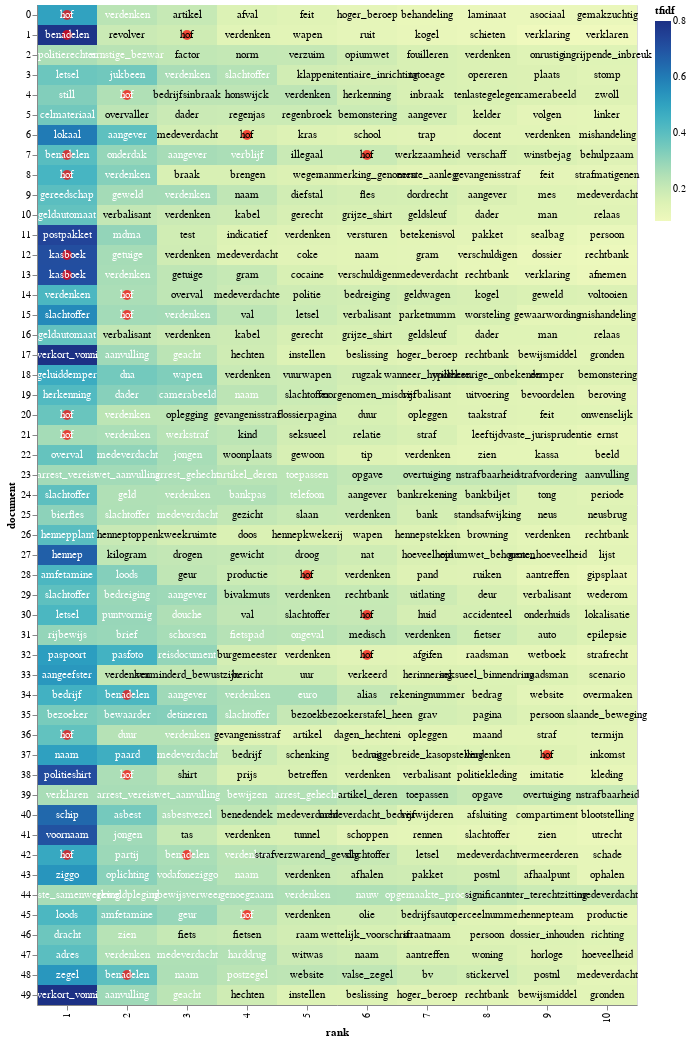

Notebook code cell kept with this figure:
### Code cell
# Doesn't work due to the length constraint of a document (max. 5000)

import altair as alt
import numpy as np

# Terms in this list will get a red dot in the visualization
term_list = ['benadelen', 'kasboek', 'hof']

# adding a little randomness to break ties in term ranking
top_tfidf_plusRand = top_tfidf.copy()
top_tfidf_plusRand = top_tfidf_plusRand.iloc[:500,]
top_tfidf_plusRand['tfidf'] = top_tfidf_plusRand['tfidf'] + np.random.rand(top_tfidf_plusRand.shape[0])*0.0001

# base for all visualizations, with rank calculation
base = alt.Chart(top_tfidf_plusRand).encode(
    x = 'rank:O',
    y = 'document:N'
).transform_window(
    rank = "rank()",
    sort = [alt.SortField("tfidf", order="descending")],
    groupby = ["document"],
)

# heatmap specification
heatmap = base.mark_rect().encode(
    color = 'tfidf:Q'
)

# red circle over terms in above list
circle = base.mark_circle(size=100).encode(
    color = alt.condition(
        alt.FieldOneOfPredicate(field='term', oneOf=term_list),
        alt.value('red'),
        alt.value('#FFFFFF00')        
    )
)

# text labels, white for darker heatmap colors
text = base.mark_text(baseline='middle').encode(
    text = 'term:N',
    color = alt.condition(alt.datum.tfidf >= 0.23, alt.value('white'), alt.value('black'))
)

# display the three superimposed visualizations
(heatmap + circle + text).properties(width = 600)

### Figure 1 — Vega-Lite specification as saved in the notebook (floating-point values rounded to 4 significant figures; data arrays with more than 128 entries replaced by an {"elided": "..."} marker saying what was removed)
{"config": {"view": {"continuousWidth": 400, "continuousHeight": 300}}, "layer": [{"mark": "rect", "encoding": {"color": {"field": "tfidf", "type": "quantitative"}, "x": {"field": "rank", "type": "ordinal"}, "y": {"field": "document", "type": "nominal"}}, "transform": [{"window": [{"op": "rank", "field": "", "as": "rank"}], "groupby": ["document"], "sort": [{"field": "tfidf", "order": "descending"}]}]}, {"mark": {"type": "circle", "size": 100}, "encoding": {"color": {"condition": {"value": "red", "test": {"field": "term", "oneOf": ["benadelen", "kasboek", "hof"]}}, "value": "#FFFFFF00"}, "x": {"field": "rank", "type": "ordinal"}, "y": {"field": "document", "type": "nominal"}}, "transform": [{"window": [{"op": "rank", "field": "", "as": "rank"}], "groupby": ["document"], "sort": [{"field": "tfidf", "order": "descending"}]}]}, {"mark": {"type": "text", "baseline": "middle"}, "encoding": {"color": {"condition": {"value": "white", "test": "(datum.tfidf >= 0.23)"}, "value": "black"}, "text": {"field": "term", "type": "nominal"}, "x": {"field": "rank", "type": "ordinal"}, "y": {"field": "document", "type": "nominal"}}, "transform": [{"window": [{"op": "rank", "field": "", "as": "rank"}], "groupby": ["document"], "sort": [{"field": "tfidf", "order": "descending"}]}]}], "data": {"name": "data-0e67f37c438ad7928b6baf2d0fb2c8f8"}, "width": 600, "$schema": "https://vega.github.io/schema/vega-lite/v4.17.0.json", "datasets": {"data-0e67f37c438ad7928b6baf2d0fb2c8f8": {"elided": "500 records"}}}
